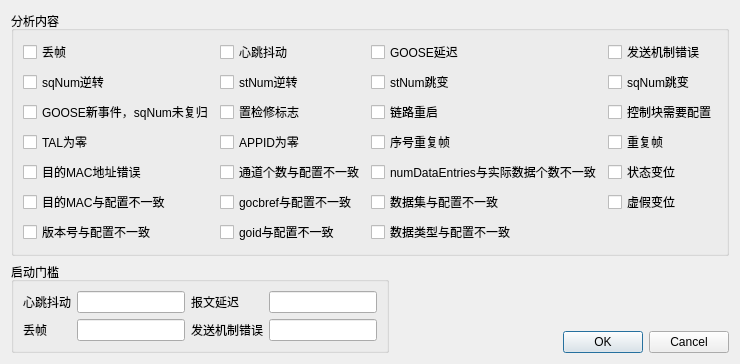
<?xml version="1.0" encoding="UTF-8"?>
<ui version="4.0">
 <class>GooseParamSetup</class>
 <widget class="QDialog" name="GooseParamSetup">
  <property name="geometry">
   <rect>
    <x>0</x>
    <y>0</y>
    <width>704</width>
    <height>309</height>
   </rect>
  </property>
  <property name="windowTitle">
   <string>GOOSE分析配置</string>
  </property>
  <layout class="QGridLayout" name="gridLayout_6">
   <item row="0" column="0">
    <layout class="QGridLayout" name="gridLayout_5">
     <item row="0" column="0">
      <widget class="QGroupBox" name="groupBox">
       <property name="title">
        <string>分析内容</string>
       </property>
       <layout class="QGridLayout" name="gridLayout">
        <item row="0" column="0">
         <layout class="QGridLayout" name="gridLayout_2">
          <item row="5" column="2">
           <widget class="QCheckBox" name="checkBoxDsnameDiff">
            <property name="text">
             <string>数据集与配置不一致</string>
            </property>
           </widget>
          </item>
          <item row="6" column="0">
           <widget class="QCheckBox" name="checkBoxConfrevDiffCfg">
            <property name="text">
             <string>版本号与配置不一致</string>
            </property>
           </widget>
          </item>
          <item row="5" column="1">
           <widget class="QCheckBox" name="checkBoxGocbrefDiffCfg">
            <property name="text">
             <string>gocbref与配置不一致</string>
            </property>
           </widget>
          </item>
          <item row="5" column="0">
           <widget class="QCheckBox" name="checkBoxMacDiffCfg">
            <property name="text">
             <string>目的MAC与配置不一致</string>
            </property>
           </widget>
          </item>
          <item row="4" column="1">
           <widget class="QCheckBox" name="checkBoxDaNumDiffCfg">
            <property name="text">
             <string>通道个数与配置不一致</string>
            </property>
           </widget>
          </item>
          <item row="3" column="1">
           <widget class="QCheckBox" name="checkBoxAppidZero">
            <property name="text">
             <string>APPID为零</string>
            </property>
           </widget>
          </item>
          <item row="3" column="2">
           <widget class="QCheckBox" name="checkBoxRepeat">
            <property name="text">
             <string>序号重复帧</string>
            </property>
           </widget>
          </item>
          <item row="0" column="0">
           <widget class="QCheckBox" name="checkBoxDropPkt">
            <property name="text">
             <string>丢帧</string>
            </property>
           </widget>
          </item>
          <item row="6" column="1">
           <widget class="QCheckBox" name="checkBoxGoidDiffCfg">
            <property name="text">
             <string>goid与配置不一致</string>
            </property>
           </widget>
          </item>
          <item row="0" column="1">
           <widget class="QCheckBox" name="checkBoxTremble">
            <property name="text">
             <string>心跳抖动</string>
            </property>
           </widget>
          </item>
          <item row="0" column="3">
           <widget class="QCheckBox" name="checkBoxTError">
            <property name="text">
             <string>发送机制错误</string>
            </property>
           </widget>
          </item>
          <item row="6" column="2">
           <widget class="QCheckBox" name="checkBoxDatypeDiffCfg">
            <property name="text">
             <string>数据类型与配置不一致</string>
            </property>
           </widget>
          </item>
          <item row="0" column="2">
           <widget class="QCheckBox" name="checkBoxDelay">
            <property name="text">
             <string>GOOSE延迟</string>
            </property>
           </widget>
          </item>
          <item row="1" column="1">
           <widget class="QCheckBox" name="checkBoxStNumReverse">
            <property name="text">
             <string>stNum逆转</string>
            </property>
           </widget>
          </item>
          <item row="3" column="0">
           <widget class="QCheckBox" name="checkBoxTalZero">
            <property name="text">
             <string>TAL为零</string>
            </property>
           </widget>
          </item>
          <item row="4" column="0">
           <widget class="QCheckBox" name="checkBoxDstMacErr">
            <property name="text">
             <string>目的MAC地址错误</string>
            </property>
           </widget>
          </item>
          <item row="1" column="3">
           <widget class="QCheckBox" name="checkBoxSqNumJump">
            <property name="text">
             <string>sqNum跳变</string>
            </property>
           </widget>
          </item>
          <item row="1" column="2">
           <widget class="QCheckBox" name="checkBoxStNumJump">
            <property name="text">
             <string>stNum跳变</string>
            </property>
           </widget>
          </item>
          <item row="2" column="2">
           <widget class="QCheckBox" name="checkBoxRestart">
            <property name="text">
             <string>链路重启</string>
            </property>
           </widget>
          </item>
          <item row="2" column="3">
           <widget class="QCheckBox" name="checkBoxNdscommTrue">
            <property name="text">
             <string>控制块需要配置</string>
            </property>
           </widget>
          </item>
          <item row="2" column="1">
           <widget class="QCheckBox" name="checkBoxTest">
            <property name="text">
             <string>置检修标志</string>
            </property>
           </widget>
          </item>
          <item row="1" column="0">
           <widget class="QCheckBox" name="checkBoxSqNumReverse">
            <property name="text">
             <string>sqNum逆转</string>
            </property>
           </widget>
          </item>
          <item row="5" column="3">
           <widget class="QCheckBox" name="checkBoxStNumChgFake">
            <property name="text">
             <string>虚假变位</string>
            </property>
           </widget>
          </item>
          <item row="2" column="0">
           <widget class="QCheckBox" name="checkBoxSqNumUnreset">
            <property name="text">
             <string>GOOSE新事件，sqNum未复归</string>
            </property>
           </widget>
          </item>
          <item row="4" column="3">
           <widget class="QCheckBox" name="checkBoxStNumChgRight">
            <property name="text">
             <string>状态变位</string>
            </property>
           </widget>
          </item>
          <item row="3" column="3">
           <widget class="QCheckBox" name="checkBoxDouble">
            <property name="text">
             <string>重复帧</string>
            </property>
           </widget>
          </item>
          <item row="4" column="2">
           <widget class="QCheckBox" name="checkBoxDaentriesDiffDanum">
            <property name="text">
             <string>numDataEntries与实际数据个数不一致</string>
            </property>
           </widget>
          </item>
         </layout>
        </item>
       </layout>
      </widget>
     </item>
     <item row="1" column="0">
      <layout class="QHBoxLayout" name="horizontalLayout">
       <item>
        <widget class="QGroupBox" name="groupBox_2">
         <property name="title">
          <string>启动门槛</string>
         </property>
         <layout class="QGridLayout" name="gridLayout_4">
          <item row="0" column="0">
           <layout class="QGridLayout" name="gridLayout_3">
            <item row="0" column="0">
             <widget class="QLabel" name="label">
              <property name="layoutDirection">
               <enum>Qt::RightToLeft</enum>
              </property>
              <property name="text">
               <string>心跳抖动</string>
              </property>
             </widget>
            </item>
            <item row="0" column="1">
             <widget class="QLineEdit" name="lineEditTrembleMinpercent"/>
            </item>
            <item row="0" column="3">
             <widget class="QLineEdit" name="lineEditDelay"/>
            </item>
            <item row="0" column="2">
             <widget class="QLabel" name="label_2">
              <property name="layoutDirection">
               <enum>Qt::RightToLeft</enum>
              </property>
              <property name="text">
               <string>报文延迟</string>
              </property>
             </widget>
            </item>
            <item row="1" column="0">
             <widget class="QLabel" name="label_3">
              <property name="layoutDirection">
               <enum>Qt::RightToLeft</enum>
              </property>
              <property name="text">
               <string>丢帧</string>
              </property>
             </widget>
            </item>
            <item row="1" column="1">
             <widget class="QLineEdit" name="lineEditDroppkt"/>
            </item>
            <item row="1" column="2">
             <widget class="QLabel" name="label_4">
              <property name="layoutDirection">
               <enum>Qt::RightToLeft</enum>
              </property>
              <property name="text">
               <string>发送机制错误</string>
              </property>
             </widget>
            </item>
            <item row="1" column="3">
             <widget class="QLineEdit" name="lineEditTError"/>
            </item>
           </layout>
          </item>
         </layout>
        </widget>
       </item>
       <item>
        <layout class="QVBoxLayout" name="verticalLayout">
         <item>
          <spacer name="verticalSpacer">
           <property name="orientation">
            <enum>Qt::Vertical</enum>
           </property>
           <property name="sizeHint" stdset="0">
            <size>
             <width>20</width>
             <height>40</height>
            </size>
           </property>
          </spacer>
         </item>
         <item>
          <widget class="QDialogButtonBox" name="buttonBox">
           <property name="orientation">
            <enum>Qt::Horizontal</enum>
           </property>
           <property name="standardButtons">
            <set>QDialogButtonBox::Cancel|QDialogButtonBox::Ok</set>
           </property>
          </widget>
         </item>
        </layout>
       </item>
      </layout>
     </item>
    </layout>
   </item>
  </layout>
 </widget>
 <resources/>
 <connections>
  <connection>
   <sender>buttonBox</sender>
   <signal>accepted()</signal>
   <receiver>GooseParamSetup</receiver>
   <slot>accept()</slot>
   <hints>
    <hint type="sourcelabel">
     <x>248</x>
     <y>254</y>
    </hint>
    <hint type="destinationlabel">
     <x>157</x>
     <y>274</y>
    </hint>
   </hints>
  </connection>
  <connection>
   <sender>buttonBox</sender>
   <signal>rejected()</signal>
   <receiver>GooseParamSetup</receiver>
   <slot>reject()</slot>
   <hints>
    <hint type="sourcelabel">
     <x>316</x>
     <y>260</y>
    </hint>
    <hint type="destinationlabel">
     <x>286</x>
     <y>274</y>
    </hint>
   </hints>
  </connection>
 </connections>
</ui>
